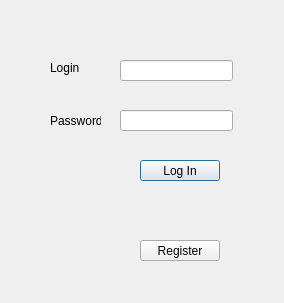
<?xml version="1.0" encoding="UTF-8"?>
<ui version="4.0">
 <class>LoginWindow</class>
 <widget class="QDialog" name="LoginWindow">
  <property name="geometry">
   <rect>
    <x>0</x>
    <y>0</y>
    <width>284</width>
    <height>303</height>
   </rect>
  </property>
  <property name="windowTitle">
   <string>Dialog</string>
  </property>
  <widget class="QPushButton" name="loginButton">
   <property name="geometry">
    <rect>
     <x>140</x>
     <y>160</y>
     <width>80</width>
     <height>21</height>
    </rect>
   </property>
   <property name="text">
    <string>Log In</string>
   </property>
  </widget>
  <widget class="QPushButton" name="registerButton">
   <property name="geometry">
    <rect>
     <x>140</x>
     <y>240</y>
     <width>80</width>
     <height>21</height>
    </rect>
   </property>
   <property name="text">
    <string>Register</string>
   </property>
  </widget>
  <widget class="QLabel" name="loginLabel">
   <property name="geometry">
    <rect>
     <x>50</x>
     <y>60</y>
     <width>51</width>
     <height>16</height>
    </rect>
   </property>
   <property name="text">
    <string>Login</string>
   </property>
  </widget>
  <widget class="QLabel" name="passwordLabel">
   <property name="geometry">
    <rect>
     <x>50</x>
     <y>110</y>
     <width>51</width>
     <height>21</height>
    </rect>
   </property>
   <property name="text">
    <string>Password</string>
   </property>
  </widget>
  <widget class="QLineEdit" name="loginField">
   <property name="geometry">
    <rect>
     <x>120</x>
     <y>60</y>
     <width>113</width>
     <height>21</height>
    </rect>
   </property>
  </widget>
  <widget class="QLineEdit" name="passwordField">
   <property name="geometry">
    <rect>
     <x>120</x>
     <y>110</y>
     <width>113</width>
     <height>21</height>
    </rect>
   </property>
  </widget>
 </widget>
 <resources/>
 <connections/>
</ui>
